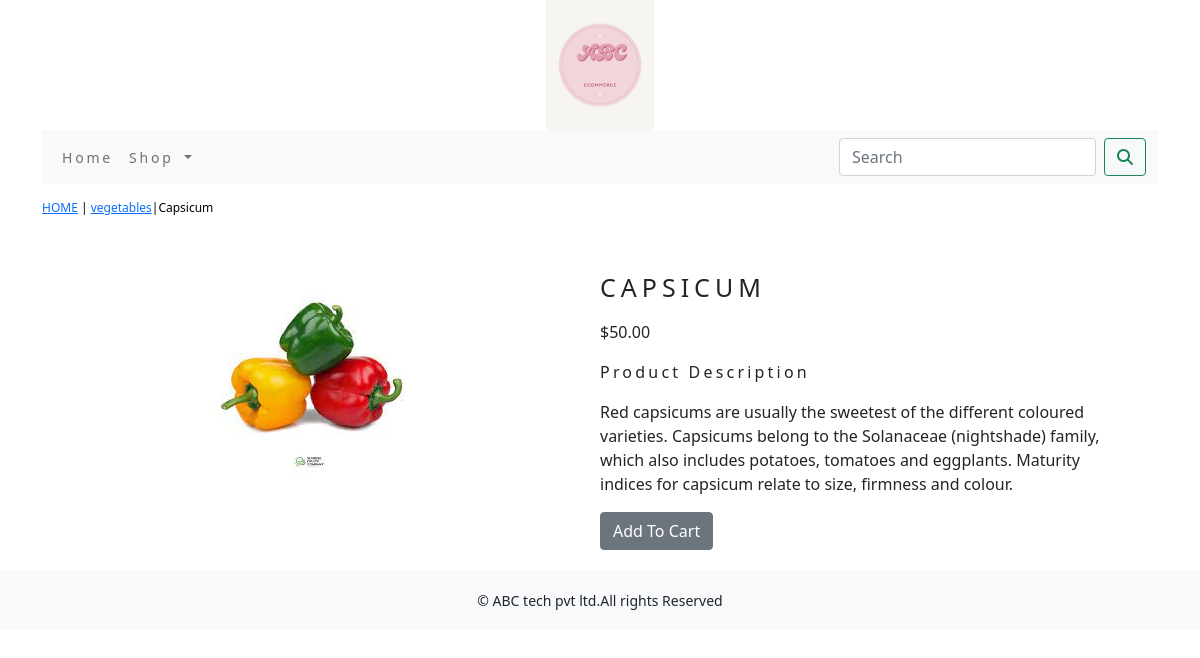
Page /shop/vegetables/capsicum/ on the committed database.
### shop/models.py (models this page shows, shortened)
class Product(models.Model):
    name=models.CharField(max_length=250,unique=True)
    slug=models.SlugField(max_length=250,unique=True)
    description=models.TextField(blank=True)
    price=models.DecimalField(max_digits=10,decimal_places=2)
    category=models.ForeignKey(Category,on_delete=models.CASCADE)
    image = models.ImageField(upload_to='product', blank=True)
    stock=models.IntegerField()
    available=models.BooleanField(default=True)
    created=models.DateTimeField(auto_now_add=True)
    updated=models.DateTimeField(auto_now=True)
    class Meta:
        ordering=('name',)
        verbose_name='product'
        verbose_name_plural='products'

class Category(models.Model):
    name=models.CharField(max_length=250,unique=True)
    slug=models.SlugField(max_length=250,unique=True)
    description=models.TextField(blank=True)
    image=models.ImageField(upload_to='category',blank=True)
    class Meta:
        ordering=('name',)
        verbose_name='category'
        verbose_name_plural='categories'
    def get_url(self):
        return reverse('shop:products_by_category',args=[self.slug])
    def __str__(self):
        return '{}'.format(self.name)

### shop/views.py (the view)
# urls.py: path('<slug:c_slug>/<slug:product_slug>/',views.proDetail,name='prodCatdetail')
def proDetail(request,c_slug,product_slug):
    try:
        product=Product.objects.get(category__slug=c_slug,slug=product_slug)
    except Exception as e:
        raise e
    return render(request,'product.html',{'product':product})

### cart/context_processors.py (called while the page is built)
def counter(request):
    item_count=0
    if 'admin' in request.path:
        return {}
    else:
        try:
            cart=Cart.objects.filter(cart_id=_cart_id(request))
            car_items=CartItem.objects.all().filter(cart=cart[:1])
            for cart_items in car_items:
                item_count += cart_items.quantity
        except Cart.DoesNotExist:
            item_count =0
    return dict(item_count=item_count)

### cart/views.py (called while the page is built)
def _cart_id(request):
    cart=request.session.session_key
    if not cart:
        cart=request.session.create()
    return cart

### shop/context_processors.py (called while the page is built)
def menu_links(request):
    links=Category.objects.all()
    return dict(links=links)

### templates/product.html (shortened to what this page needs)
{% extends 'base.html' %}
{% load static %}
{% block content %}
<div class="row my_prod_row_class">
    <div class="mx_auto">
        <p><a href="{% url 'shop:allProdCat' %}">HOME</a> | <a href="{{product.category.get_url}}">{{product.category}}</a>|{{product.name}} </p>
    </div>
    <div class="container">
</div>
<br>
<div class="row">
    <div class="col-12 col-sm-12 col-md-12 col-lg-6 text-center">
        <div style="min-width:18rem">
            <img src="{{product.image.url}}" alt="{{product.name}}">
        </div>
    </div>
        <div class="col-12 col-sm-12 col-md-12 col-lg-6 ">
            <div>
            <h1 class="my_prod_title">{{product.name}}</h1>
            <p>${{product.price}}</p>
            <p class="my_title">Product Description</p>
            <p class="text-justify my_prod_text">{{product.description}}</p>
            {% if product.stock <= 0 %}
            <p class="text-justify my_prod_text"><b> OUT OF STOCK</b></p>
            {% else %}
            <a class="btn btn-secondary" href="{% url 'cart:add_cart' product.id %}">Add To Cart</a>
            {% endif %}
        </div>
    </div>
</div>
</div>
</div>
{% endblock %}

### static/css/custom.css (style rules this page uses)
body { font-family: 'Roboto', sans-serif; }
.my_title { font-size:16px; text_transform:uppercase; letter-spacing:.2em; }
.my_prod_row_class { padding-top:15px; padding-bottom:20px; }
.my_prod_row_class .mx_auto { color:#000; font-size:12px; text-decoration:none; }
.my_prod_title { font-size:25px; text-transform:uppercase; letter-spacing:.2em; padding-top:15px; padding-bottom:10px; }
.my_prod_text { padding-right:20px; }

### rows in the picture
Product: category "vegetables", name "Capsicum", image (picture), name "CAPSICUM", price "50.00", description "Red capsicums are usually the sweetest of the different coloured varieties. Capsicums belong to the Solanaceae (nightshade) family, which also includes potatoes, tomatoes and eggplants. Maturity indices for capsicum relate to size, firmness and colour."
